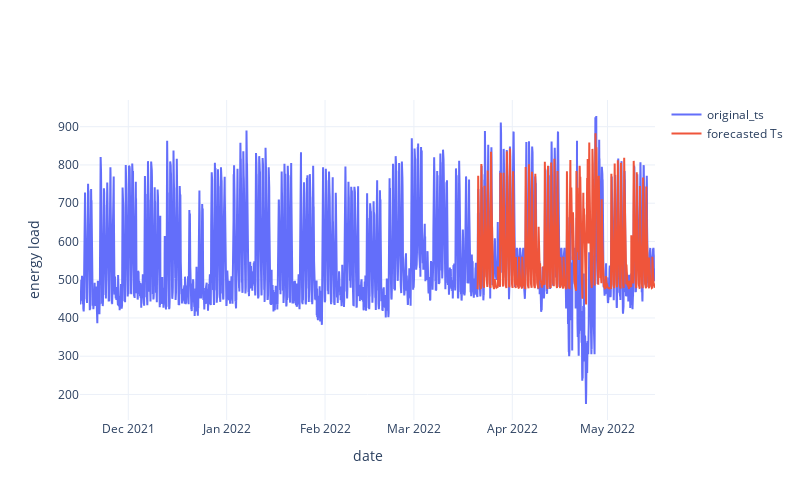

Notebook source saved alongside this figure:
### Code cell
# Prediction 
# ------------------------------------------------------------------------------------------------
# Take last window (from training set) + rest of data (validation set) 
forecasted_series = df.y.values[split_time - window_size : -1]
# prediction
forecast = model_forecast(model = model, series = forecasted_series, window_size = window_size, batch_size = batch_size)
# drop single dimension axis
results = forecast.squeeze()

p1.add_trace(go.Scatter(
    x = df.date.values[split_time : -1],
    y = results,
    mode = "lines",
    name = "forecasted Ts"
))

p1.show()

### Figure 1 — Plotly figure (JSON) as saved in the notebook; plotly's stock layout.template omitted (floating-point values rounded to 4 significant figures; data arrays with more than 128 entries replaced by an {"elided": "..."} marker saying what was removed)
{"data": [{"name": "original_ts", "type": "scatter", "x": {"elided": "4349 str values"}, "y": {"elided": "4349 int values"}}, {"mode": "lines", "name": "forecasted Ts", "type": "scatter", "x": {"elided": "1348 str values"}, "y": {"elided": "1349 float values"}}], "layout": {"height": 500, "width": 800, "xaxis": {"title": {"text": "date"}}, "yaxis": {"title": {"text": "energy load"}}}}
